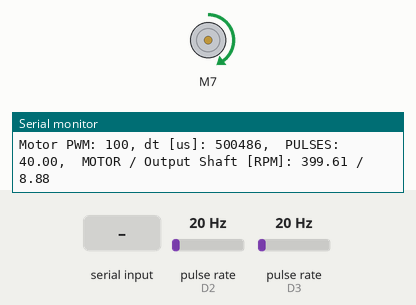
This sketch was run on a simulated Arduino Zero (SAMD21). Parts: DC motor (green arrow = forward, orange = backward, longer = faster), the last lines printed to the serial monitor. Wiring (inferred from the names in the program): 2 × pulse sensor: data D2 / data D3. The inputs (shaded band) are chosen by the test bench; at power-on: pulse rate (sensors on D2, D3) 20 Hz.

Above: at 1.2 s.
1.3 s: "z" received over Serial
At 2.4 s:
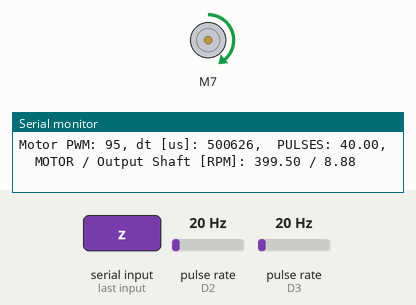
3.5 s: "d" received over Serial
At 5.2 s:
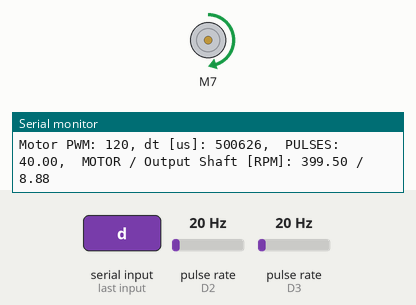
5.5 s: "t" received over Serial
At 6.8 s:
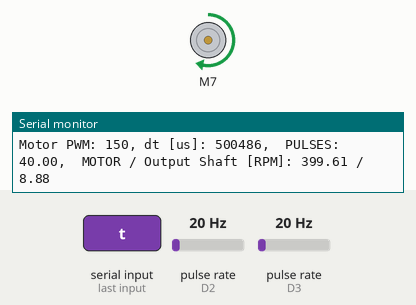
7.5 s: "s" received over Serial
At 8.4 s:
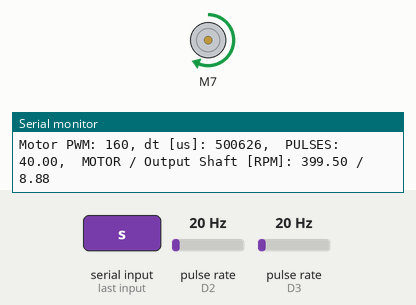
9.5 s: "d" received over Serial
At 11.2 s:
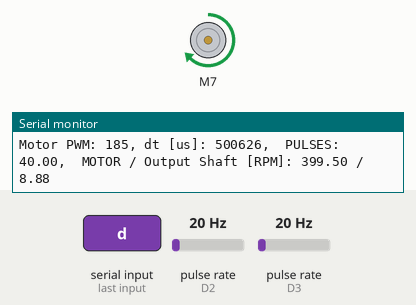
11.5 s: "c" received over Serial
At 12.9 s:
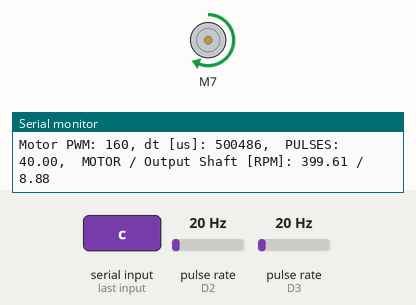
Timing chart, 0 to 14.5 s (numbered marks = the images above; inputs shaded):
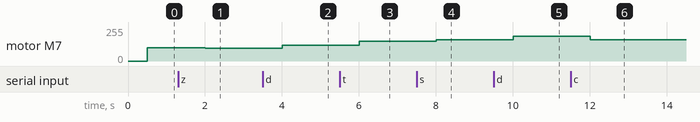

The sketch:

SerialMonitorOnly_Change_PWM.ino
```cpp
// ------------------------------------------------------------------------------------------------------------
// Lab 8: PWM Adjustment Arduino Code
// This code is meant to show output PWM and motor speed in the SerialUSB Monitor only.  No Python code required for operation
// The reference motor speed is determined manually using the SerialUSB monitor (a, s, d, z, x, c buttons and pressing Enter)
// ------------------------------------------------------------------------------------------------------------
// NOTE TO STUDENTS: Here is a list of things you will have to adjust
// 1) Your Motor Pin definitions (see Define Motor Pins Section).  Make sure these align with the pin numbers you used when wiring to the digital Arduino pins
// 2) Use the SerialUSB Monitor to manually adjust the PWM output (using a, s, d, z, x, and c buttons)
// 3) Update SerialUSB Monitor to BAUD rate of 19200 to view data
// ------------------------------------------------------------------------------------------------------------
// Use this code to populate a table of PWM value [Int] and corresponding motor speed [rad/s] or [RPM]
// ------------------------------------------------------------------------------------------------------------

// ------------------------------------------------------------------------------------------------------------
// Include Libraries
// ------------------------------------------------------------------------------------------------------------
#include <Wire.h>
#include <SparkFun_TB6612.h>


// ------------------------------------------------------------------------------------------------------------
// Define Motor Pins
// ------------------------------------------------------------------------------------------------------------
// Motor Pins
#define AIN1 7
#define AIN2 6
#define PWMA 5 // Has tilde on digital output pin
#define STBY 8

// Motor Vars
const int offsetA = 1;
Motor motor1 = Motor(AIN1, AIN2, PWMA, offsetA, STBY); // This addresses all relevant pins to the motor output
int motorPwm = 100; // 100 is minimum to overcome stiction in my motor
float PWMout = 255;
float PWM_ratio = 0;
int MotorPwm = motorPwm;

// ------------------------------------------------------------------------------------------------------------
// Encoder variable initialization
// ------------------------------------------------------------------------------------------------------------
// Enc_count_rev: Equals 6 or 3 for CHANGE or RISING/FALLING mode per interrupt; Equals 12 for 2 interrupts on CHANGE mode
#define ENC_COUNT_REV 12
#define ENC_IN 3
#define ENC2_IN 2
volatile long encoderVal1 = 0;
volatile long encoderVal2 = 0;
long interval = 1;
unsigned long previousMillis = 0;
unsigned long currentMillis = 0;
unsigned long dt = 1000;
float rpm = 0; // Motor speed: Rotations per Minute
float output_rpm = 0; // Output shaft speed: Rotations per Minute
float GR = 45; // Gear ratio

// ------------------------------------------------------------------------------------------------------------
// General Variables
// ------------------------------------------------------------------------------------------------------------
float Enval = 0;
float dtval = 0;
volatile long Counter = 0;


// Loop Timing vars
unsigned long timer = 0;    // used to check current time (microseconds)
long loopTime = 500000;       // microseconds
bool initLooptime = false;  // boolean to check if loop time has already been set

// ------------------------------------------------------------------------------------------------------------
// Setup
// ------------------------------------------------------------------------------------------------------------
void setup() {
  // initialize SerialUSB communications at 115200 bps:
  Wire.begin();
  SerialUSB.begin(19200);

  // Set encoder as input with internal pullup
  pinMode(ENC_IN, INPUT);
  pinMode(ENC2_IN, INPUT);

  // Attach interrupt
  attachInterrupt(digitalPinToInterrupt(ENC_IN), updateEncoder, CHANGE);
  attachInterrupt(digitalPinToInterrupt(ENC2_IN), updateEncoder2, CHANGE);

  // Setup initial values for timer
  timer = micros();
  previousMillis = timer;

  SerialUSB.println("Motor PWM Adjustments");
  SerialUSB.println("Press a, s, d to increase PWM by 5,10,25, respectively");
  SerialUSB.println("Press z, x, c to decrease PWM by 5,10,25, respectively");
  SerialUSB.println("Press t for reset back to 150");
}

// ------------------------------------------------------------------------------------------------------------
// Begin Loop
// ------------------------------------------------------------------------------------------------------------
void loop() {

  unsigned long currT = micros();  // set current time
  currentMillis = currT;
  dt = currentMillis - previousMillis;
  if (dt >= loopTime) {
    // Estimate motor and shaft speed based on number of encoder pulses
    previousMillis = currentMillis;
    Enval = (float) (encoderVal1 + encoderVal2);
    dtval = (float) dt;
    rpm   = 60*Enval*1000000 / (ENC_COUNT_REV*dtval);
    output_rpm = (rpm / GR);

  // Send PWM to motor
  motor1.drive(motorPwm);

  // Outputs
  PWMout = (float) motorPwm;
  PWM_ratio = PWMout/255; // Gives decimal from [-1,1]


  SerialUSB.print("Motor PWM: "); SerialUSB.print(motorPwm); SerialUSB.print(", ");
  SerialUSB.print("dt [us]: "); SerialUSB.print(dt); SerialUSB.print(", ");
  SerialUSB.print(" PULSES: ");  SerialUSB.print(Enval);  SerialUSB.print(", ");
  SerialUSB.print(" MOTOR / Output Shaft [RPM]: "); SerialUSB.print(rpm); SerialUSB.print(" / ");
  SerialUSB.println(output_rpm);

    if (SerialUSB.available())
  {
    char temp = SerialUSB.read();
    if (temp == 'a')
      motorPwm += 5;
    else if (temp == 'z')
      motorPwm -= 5;
    else if (temp == 's')
      motorPwm += 10;
    else if (temp == 'x')
      motorPwm -= 10;
    else if (temp == 'd')
      motorPwm += 25;
    else if (temp == 'c')
      motorPwm -= 25;
    else if (temp == 't')
      motorPwm = 150;  //Reset the PWM to 150
  }

  if (motorPwm > 255)
    motorPwm = 255;
  else if (motorPwm < -255)
    motorPwm = -255;


    // Reset encoder value before next loop
    encoderVal1 = 0;
    encoderVal2 = 0;

  }
  }

// ------------------------------------------------------------------------------------------------------------
// Update Encoder Function
// ------------------------------------------------------------------------------------------------------------
void updateEncoder()
{
  // Increment value for each pulse from encoder
  encoderVal1++;
}

void updateEncoder2()
{
  // Increment value for each pulse from encoder
  encoderVal2++;
}
```

Measured:
- after the input at 1.3 s, motor M7: forward 100/255 → forward 95/255 after 0.70 s
- after the input at 3.5 s, motor M7: forward 95/255 → forward 120/255 after 0.50 s
- after the input at 5.5 s, motor M7: forward 120/255 → forward 150/255 after 0.51 s
- after the input at 7.5 s, motor M7: forward 150/255 → forward 160/255 after 0.51 s
- after the input at 9.5 s, motor M7: forward 160/255 → forward 185/255 after 0.51 s
- after the input at 11.5 s, motor M7: forward 185/255 → forward 160/255 after 0.51 s
